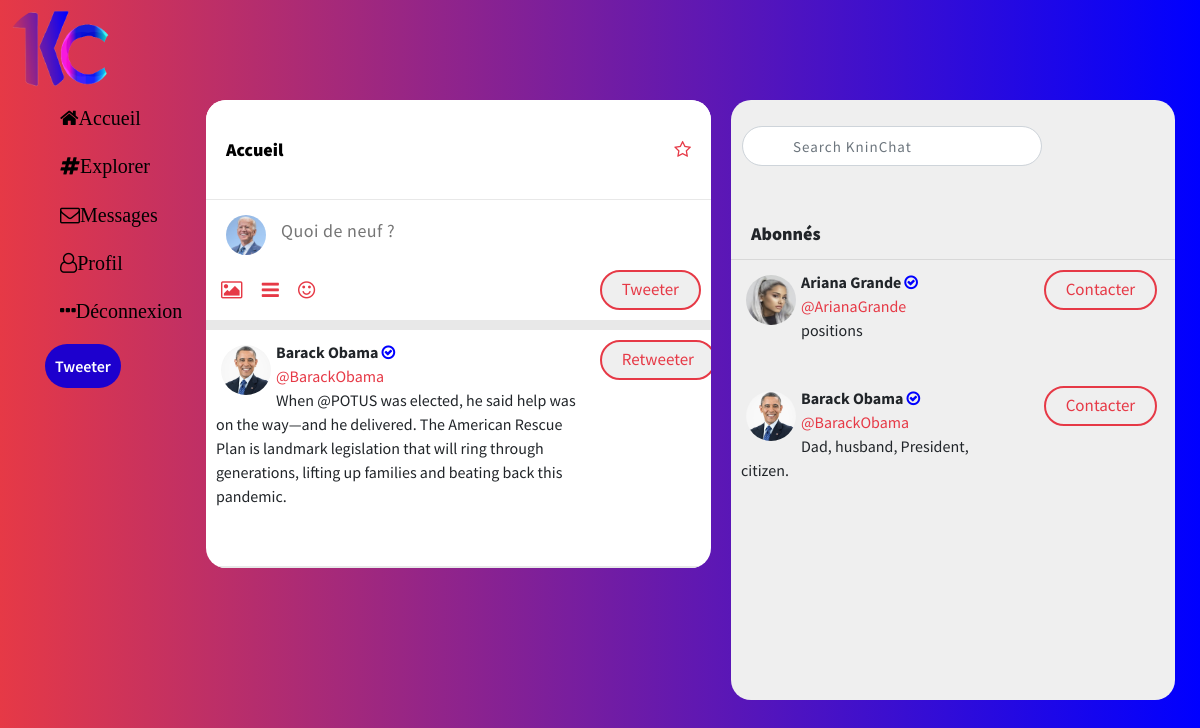
Screenshot of /twitter.php (signed in) with the database file from the repository.
### tables this page shows
CREATE TABLE `utilisateur` (
  `id_utilisateur` int(100) NOT NULL,
  `nom` varchar(50) NOT NULL,
  `tele` int(11) NOT NULL,
  `email` varchar(50) NOT NULL,
  `date_naissance` varchar(100) NOT NULL,
  `password` varchar(50) NOT NULL,
  `photo` varchar(50) NOT NULL,
  `bio` varchar(160) NOT NULL
);

### twitter.php (the view, shortened to what this page needs)
<?php
  if (isset($_SESSION ['nom'])&&isset($_SESSION ['date_naissance'])&&isset($_SESSION['password'])&&isset($_SESSION ['photo'])&&isset($_SESSION ['bio'])) {
include("connexion.php");
$output='';
   $id=$_SESSION['id'];
   $requette="SELECT distinct following FROM follow WHERE id_utilisateur='$id';";
   $query1=mysqli_query($link,$requette);
   while ($row1=mysqli_fetch_array($query1))
   {
   	    $idd=$row1['following'];
        $query=mysqli_query($link,"SELECT * FROM utilisateur WHERE id_utilisateur='$idd';" );
      $count= mysqli_num_rows($query);
        if ($count==0) {
          $output= 'Il n\'y a pas de résultat';
        }
        else{
          while ($row=mysqli_fetch_array($query)) {
            $nom=$row['nom'];
            $nom1=str_replace(' ', '', $nom);;
                $bio=$row['bio'];
                $photo=$row['photo'];
                $ph="<img src=\"photo/$photo\" alt=\"image\" height=60 width=60 class=n />";
                $output .= '<div class=row><div class=col-8>'.$ph.'<b>'.$nom.'</b><i class="fa fa-check-circle-o"></i><br><span>@'.$nom1.'</span><br> '.$bio.'<br></div>';
                $output.="<div class=col-3>
        <a href='message.php'><input type=button id=mesage class=contacter  value=contacter ></a>
        </div></div><br>";
        }}}
          mysqli_close($link);?>
<!DOCTYPE html>
<html>
<head>
	<link rel="stylesheet" href="https://stackpath.bootstrapcdn.com/font-awesome/4.7.0/css/font-awesome.min.css">
    <link rel="stylesheet" href="https://maxcdn.bootstrapcdn.com/bootstrap/4.5.2/css/bootstrap.min.css">
</head>
<body>
	<img src="logo1.png" width="120px" height="100px">
	<div class="container">
		<div class="options-menu">
			<div class="option-center">
				<div class="option">
					<div><a href="" title="Accueil"><i class="fa fa-home">Accueil</i></a></div>
					<div><a href="sug.php" title="Explorer"><i class="fa fa-hashtag">Explorer</i></a></div>
					<div><a href="message.php" title="Messages"><i class="fa fa-envelope-o">Messages</i></a></div>
					<div><a href="index.php" title="Profil"><i class="fa fa-user-o">Profil</i></a></div>
					<div><a href="sessiondes.php" title="Déconnexion"><i class="fa fa-ellipsis-h">Déconnexion</i></a></div>
					<div><button>Tweeter</button></div>
				</div>
			</div>
		</div>
		<div class="content">
		<div class="content-menu">
			<div class="prefer">
				<span>
					<a href="">Accueil</a>
				</span>
				<span>
					<i class="fa fa-star-o"></i>
				</span>
			</div>
			<div class="you-tweet-other-tweet">
				<div class="your-tweet">
					<div class="profile-message">
						<form action="#" method="post">
						<span>
							<?php
							$photo1=$_SESSION['photo'];
							$ph1="<img src=\"photo/$photo1\" alt=\"image\" height=60 width=60 />";
                             echo $ph1;
							  ?></span>
						<span><input type="text" placeholder="Quoi de neuf ?"  name="tweeter" ></span>
					</div>
					<div class="add-extra">
						<div class="images-more">
							<span><a href=""><i class="fa fa-picture-o"></i></a></span>
							<span><a href=""><i class="fa fa-bars"></i></a></span>
							<span><a href=""><i class="fa fa-smile-o"></i></a></span>
							<span><a href=""><i class="fa fa-calender-plus-o"></i></a></span>
						</div>
						<span><input type="submit" name="submit"   class="form-submit-button" role="button" value="Tweeter"></span>
					</div>
				</div>
				<div class="other-tweets">
					<div class="other-tweet">
						<div class="profile-msg">
							<?php    include("connexion.php");
   $output1='';
       $requette2="SELECT distinct following FROM follow where id_utilisateur='$id';";
       $resultat1=mysqli_query($link,$requette2);
       while ($row=mysqli_fetch_array($resultat1)) {
       	$following=$row['following'];
        $requette1="SELECT message FROM post where id_utilisateur='$following';";
       $resultat2=mysqli_query($link,$requette1);
       while ($row1=mysqli_fetch_array($resultat2)) {
       	$message=$row1['message'];
        $requette3="SELECT distinct nom, photo FROM utilisateur where id_utilisateur='$following';";
       $resultat3=mysqli_query($link,$requette3);
        while ($row2=mysqli_fetch_array($resultat3)) {
        	$photo=$row2['photo'];
        	$ph="<img src=\"photo/$photo\" alt=\"image\" height=60 width=60 />";
        	$nom=$row2['nom'];
        	$nom1=str_replace(' ', '', $nom);
        	$output1.= '<div class=row><div class=col>'.$ph.'<b>'.$nom.'</b><i class="fa fa-check-circle-o"></i><br><span>@'.$nom1.'</span><br> '.$message.'</div>';
        	$output1.="<div class=k>
        <a href='trait1.php?nom=$nom&message=$message&id=$id&ph=$photo&do=follow'><input type=button  class=retweeter value=retweeter ></a></div></div>
       <br><br>";
        }
       }
       }
       echo $output1;}?>
					</div>
                   <div class="other-tweet">
		</div>
		</div>
				</form></div>
		</div></div></div>
					<div class="follow">
						<div class="search">
					<div class="bg-ingo">
		                    <div class="row">
			                    <div id="f">
				                    <div class="from-inline p-3">
					                    <input  type="text" name="search" id="search" class="form-control" placeholder="Search KninChat"><br>
                        </div>
                        </div>
                        </div>
                        </div>
	</div>
					<div class="header">
						<p>Abonnés</p>
					</div>
					<?php
echo $output;?>
			    </div>
</body>
</html>

### twitter.php (style rules this page uses)
body { background-image: linear-gradient(to right,#e63946,blue); margin-top: 10px; }
* { font-family: 'Source Sans Pro', sans-serif; }
.fa-check-circle-o { padding: 3px; color: blue; }
.container { display: grid; grid-template-columns: 26% 39% 35%; margin-top: 30px; }
.options-menu { width: 99.8%; height: 760px; margin-right: 20px; }
.option { display: grid; margin-right: 30px; }
.option div a { text-decoration: none; font-size: 20px; font-weight:600; padding: 12px 15px; border-radius: 30px; color: black; }
.option div { padding: 2% 0 10% 0%; }
.option div a i { padding: 0 20px 0 0; font-weight: 100; }
.option button { padding: 15px 80px; border-radius: 30px; outline: none; background: #1d00ce; color: white; border: none; font-weight: 600; font-size: 16px; cursor: pointer; }
.content-menu { width:100%; background: white; border-radius: 20px; border-color: black; overflow-x: auto; }
.content { height: 400px; }
.prefer { width: 100%; height: 100px; display: flex; flex-wrap: wrap; justify-content: space-between; align-items: center; border-bottom: 1px solid #e8e8e8; position: sticky; top: 0; background: white; z-index: 1000; }
.prefer span { padding: 0 20px; }
.prefer span a { text-decoration: none; color: black; font-size: 18px; font-weight: 800; }
.prefer span i { font-size: 18px; color: #e63946; }
.you-tweet-other-tweet { max-height: 704px; overflow-y: hidden; }
.your-tweet { display:block; width:100%; border-bottom: 10px solid #e8e8e8; height: 130px; }
.profile-message { display:flex; flex-wrap: wrap; align-items: center; padding: 10px 15px; }
.profile-message img { width: 50px; height: 50px; border-radius: 50%; cursor: pointer; opacity: 0.9; }
.profile-message span input { padding: 0 0 0 10px; font-size: 18px; color: #525252; letter-spacing: 0.5px; border:none; outline: none; }
.add-extra { display: flex; flex-wrap: wrap; justify-content: space-between; }
.images-more { margin: 5px 0 5px 7px; }
.images-more span a { text-decoration: none; color: #e63946; font-size: 20px; padding: 8px 8px; border-radius: 50%; }
.other-tweets { width: 100%; }
.other-tweet { width: 100%; border-bottom: 1px solid #e8e8e8; }
.row { padding: 10px; }
.search { width: 100%; height: 55px; position: sticky; top: 0; align-items: center; z-index: 1000; }
.search input { width: 500px; height: 40px; border-radius: 30px; padding: 0 10px 0 50px; font-size: 15px; color: #454545; letter-spacing: 1px; }
.trending, { width: 80%; background: #efefef; border-radius: 20px; margin: 0 0 20px 20px; overflow-y: hidden; max-height: 333px; }
.follow { width: 100%; background: #efefef; border-radius: 20px; margin: 0 0 20px 20px; overflow-y: hidden; max-height: 600px; }
.header { width: 100%; height: 55px; border-bottom: 1px solid #d8d8d8; }
.header p { padding: 15px 20px; font-size: 18px; font-weight: 900; }
.header { margin-top: 50px; }
span { color: #e63946; }
img { float: left; padding: 5px; border-radius: 50%; }
input[type=button],input[type=submit] { padding: 5px 20px; outline: none; border: 2px solid #e63946; color: #e63946; border-radius: 20px; font-size: 17px; text-transform: capitalize; }
.content { margin-left: 50px; }
input[type=submit] { margin-right: 10px; }
input[type=text] { width: 300px; height: 40px; }
@media (max-width: 1450px) { .option button { padding: 10px 10px; } }
@media (max-width: 1450px) { .container { grid-template-columns: 10% 50% 40%; } }
@media (max-width: 1450px) { .option-center { width: 99.6%; } }
@media (max-width: 1450px) { .option div a i { padding: 0; border-radius: 50%; } }
@media (max-width: 1450px) { .profile-msg { grid-template-columns: 25% 40% 35%; } }

### rows the page displays
utilisateur: photo (picture), nom "Barack Obama", nom "BarackObama", message "When @POTUS was elected, he said help was on the way—and he delivered. The American Rescue Plan is landmark legislation that will ring through generations, lifting up families and beating back this pandemic.", bio "Dad, husband, President, citizen."
utilisateur: photo (picture), nom "Ariana Grande", nom "ArianaGrande", bio "positions"
